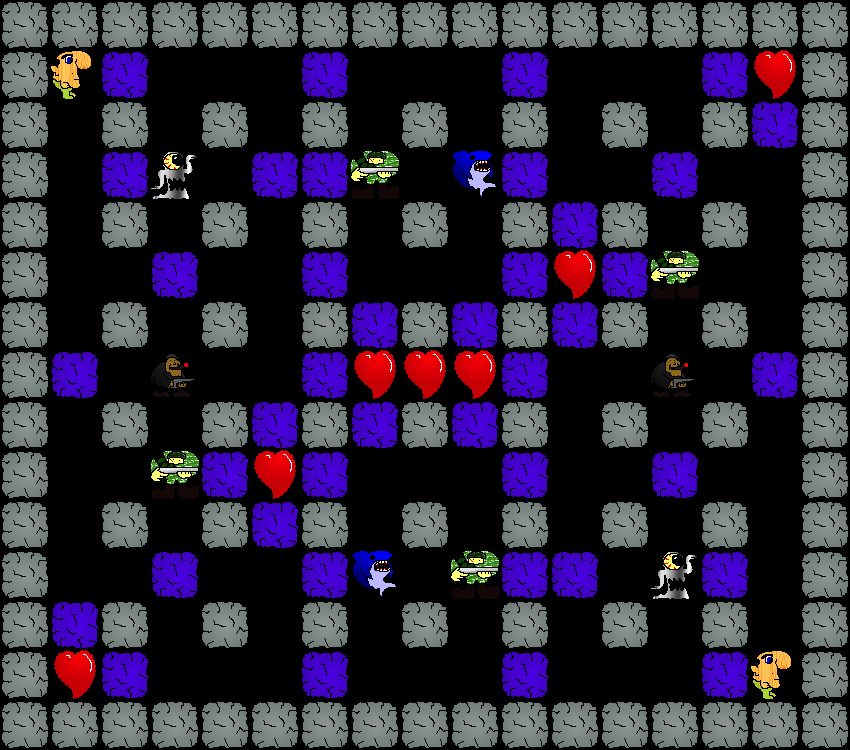

A 2D game scene composited from a Tiled map and its tileset images. What follows is a short description and the map's XML, with each tile layer's data collapsed to a summary:
An orthogonal 17x15 tile map with 50x50 px tiles, 1 tile layer (Action).

<map version="1.0" orientation="orthogonal" width="17" height="15" tilewidth="50" tileheight="50">
 <tileset firstgid="1" name="Tileset" tilewidth="50" tileheight="50">
  <image source="Tileset.png" width="150" height="200" />
  <tile id="0">
   <properties>
    <property name="Type" value="Soldier" />
   </properties>
  </tile>
  <tile id="1">
   <properties>
    <property name="Type" value="FireLizard" />
   </properties>
  </tile>
  <tile id="2">
   <properties>
    <property name="Type" value="Heart" />
   </properties>
  </tile>
  <tile id="3">
   <properties>
    <property name="Type" value="Sentry" />
   </properties>
  </tile>
  <tile id="4">
   <properties>
    <property name="Type" value="Turret" />
   </properties>
  </tile>
  <tile id="5">
   <properties>
    <property name="Type" value="Shark" />
   </properties>
  </tile>
  <tile id="6">
   <properties>
    <property name="Type" value="BreakableBlock" />
   </properties>
  </tile>
  <tile id="7">
   <properties>
    <property name="Type" value="Block" />
   </properties>
  </tile>
  <tile id="8">
   <properties>
    <property name="Type" value="Gangster" />
   </properties>
  </tile>
  <tile id="9">
   <properties>
    <property name="Type" value="Player" />
   </properties>
  </tile>
  <tile id="11">
   <properties>
    <property name="Type" value="StorBot" />
   </properties>
  </tile>
 </tileset>
 <layer name="Action" width="17" height="15">
  <properties>
   <property name="ColorValue0" value="180" />
   <property name="ColorValue1" value="0" />
   <property name="ColorValue2" value="225" />
   <property name="ColorValue3" value="100" />
  </properties>
  <data>[255 cells, 161 non-empty, 8 distinct tile ids]</data>
 </layer>
</map>
